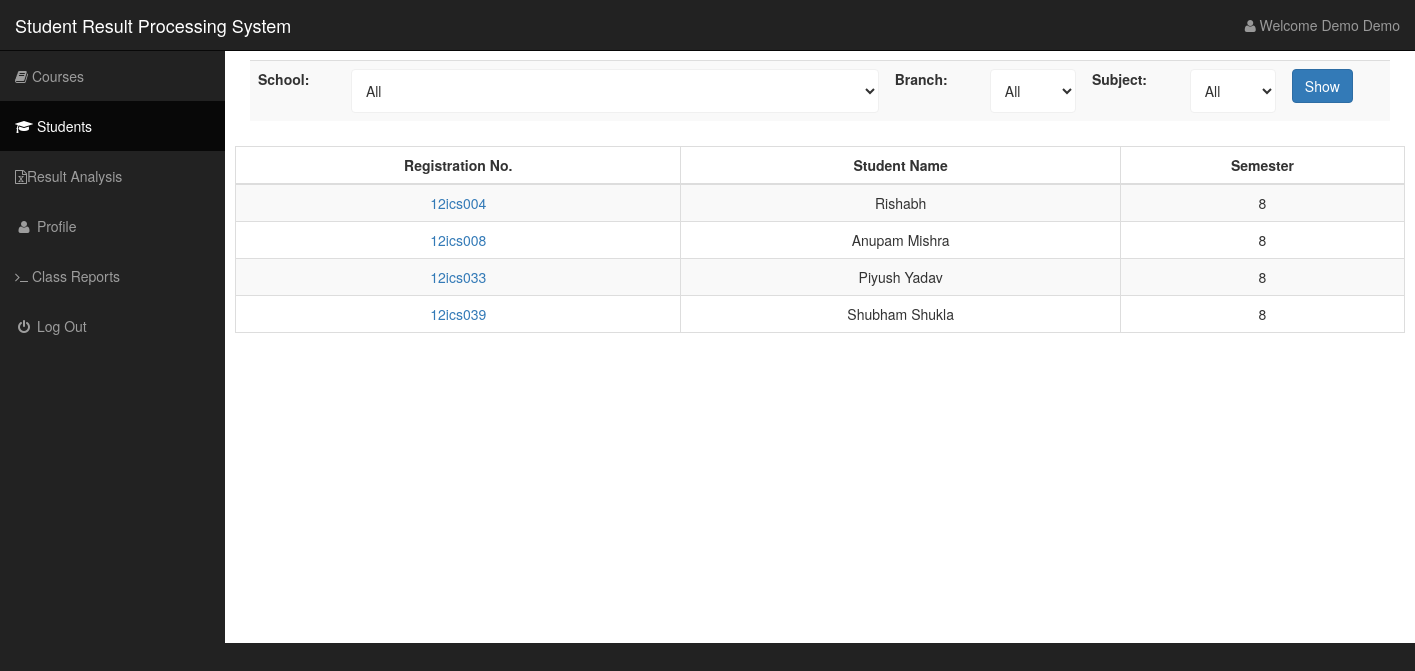
Before: /views/student.php (signed in) with the older database file.
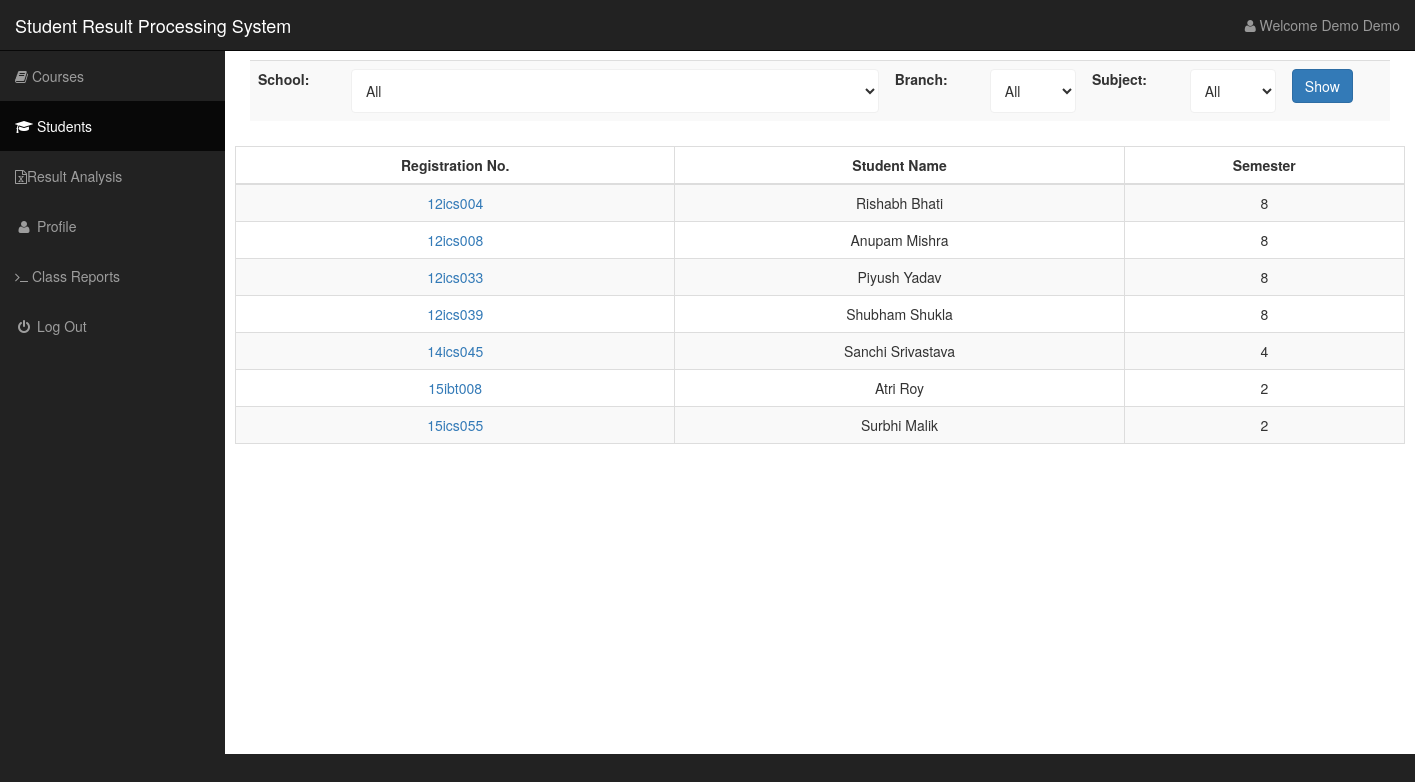
After: the same page with the newer database file.
### tables this page shows
CREATE TABLE IF NOT EXISTS `student` (
  `regNo` varchar(10) NOT NULL,
  `stuFirstName` text NOT NULL,
  `stuLastName` text NOT NULL,
  `college` varchar(20) NOT NULL,
  `branch` varchar(20) NOT NULL,
  `semester` int(2) NOT NULL,
  PRIMARY KEY (`regNo`)
);

### views/student.php (the view, shortened to what the changed rows need)
<!DOCTYPE html>
<html lang="en">
<head>
    <link href="http://localhost/studentMarks/sideBar/css/bootstrap.min.css" rel="stylesheet">
    <link href="http://localhost/studentMarks/sideBar/css/sb-admin.css" rel="stylesheet">
    <link href="http://localhost/studentMarks/sideBar/css/plugins/morris.css" rel="stylesheet">
    <link href="http://localhost/studentMarks/sideBar/font-awesome/css/font-awesome.min.css" rel="stylesheet" type="text/css">
</head>
<body>
    <div id="wrapper">
        <div id="page-wrapper">
            <div id="container-fluid">
    <table class="table table-bordered table-hover table-striped">
        <thead>
            <tr>
              <th>Registration No.</th>
              <th>Student Name</th>
              <th> Semester</th>
            </tr>
        </thead>
        <tbody>
        <?php
			if(isset($_GET['school']))
			 $school = $_GET['school'];
			 else $school = '';
             $sqlTable = "SELECT regNo,stuFirstName,stuLastName,semester FROM student where college like '%$school%' ";
             global $link;
                $resultTable = $link -> query($sqlTable);
              if (mysqli_num_rows($resultTable) > 0) {
               while($row2 = mysqli_fetch_array($resultTable)) {
                $reg= $row2['regNo'];
                $sfname =$row2['stuFirstName'];
                $slname = $row2['stuLastName'];
				$semester = $row2['semester'];
               echo "<tr>";
         echo "<td>"."<center>".'<a href="http://localhost/studentMarks/views/studentView.php?reg=' . $reg . '">'.$reg.'</a>'."</center>"."</td>";
        echo "<td>"."<center>".$sfname." ".$slname."</center>"."</td>";
		 echo "<td>"."<center>".$semester."</center>"."</td>";
        echo "</tr>";
    }
}else {
	echo "<tr>";
    echo "<td>"."<center>"."No rows found!"."</center>"."</td>";
	echo "</tr>";
}
?>
        </tbody>
    </table>
    <br>
    <br>
    <br>
    <br>
    <br>
    <br>
    <br>
    <br>
    <br>
    <br>
    <br>
    <br>
    <br>
    <br>
            </div>
        </div>
    </div>
</body>
</html>

Changed rows visible on the page:
changed student "12ics004": stuLastName (not shown) → "Bhati"
added student: regNo "14ics045", stuFirstName "Sanchi", stuLastName "Srivastava", semester "4"
added student: regNo "15ibt008", stuFirstName "Atri", stuLastName "Roy", semester "2"
added student: regNo "15ics055", stuFirstName "Surbhi", stuLastName "Malik", semester "2"
